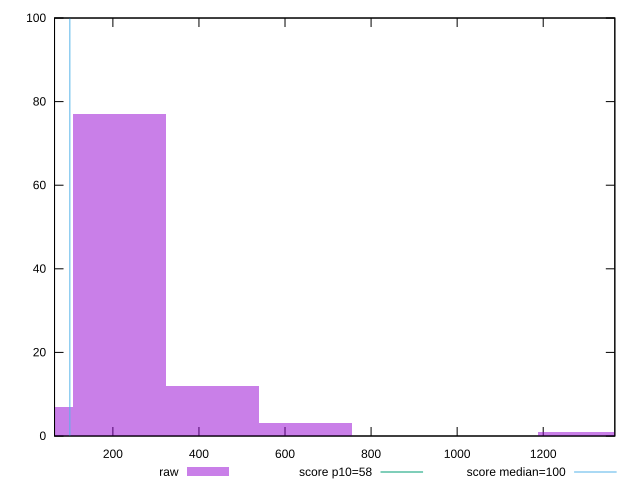

The script that saved this image:
reset

$raw <<EOF
0 7
431.6149870681715 12
215.80749353408575 77
647.4224806022572 3
1294.8449612045144 1
EOF

set key outside below
set boxwidth 215.80749353408575
set xrange [64.4:1366.3999999999994]
set yrange [0:100]
set trange [0:100]
set style fill transparent solid 0.5 noborder

set parametric
set terminal svg size 640, 490 enhanced background rgb 'white'
set output "reports/report_00027_2021-02-24T12-40-31.850Z/estimated-input-latency/samples/astro/raw/histogram.svg"

plot $raw title "raw" with boxes, \
     58,t title "score p10=58", \
     100,t title "score median=100"

reset
